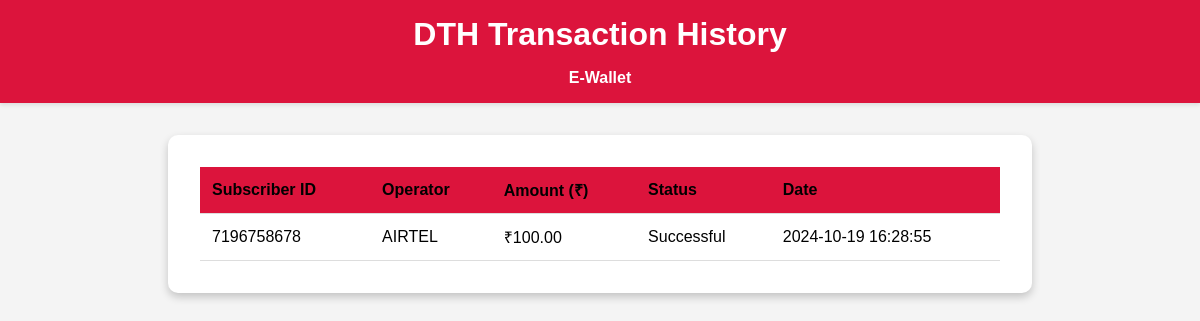
Page /superfin/e-wallet/dth_history.php (signed in) on the committed database.
### tables this page shows
CREATE TABLE `dth_recharges` (
  `id` int(11) NOT NULL,
  `user_id` int(11) NOT NULL,
  `subscriber_id` varchar(10) NOT NULL,
  `operator` varchar(50) NOT NULL,
  `amount` decimal(10,2) NOT NULL,
  `status` enum('pending','successful','failed') DEFAULT 'successful',
  `created_at` timestamp NOT NULL DEFAULT current_timestamp()
);

### superfin/e-wallet/dth_history.php (the view, shortened to what this page needs)
<?php
require("../conn/conn.php");
$user_id = $_SESSION['user_id'];
?>
<!DOCTYPE html>
<html lang="en">
<head>
    <link rel="stylesheet" href="styles9.css">
</head>
<body>
    <header class="header">
        <h1>DTH Transaction History</h1>
        <nav style="margin-top: 1rem;">
            <a href="index.php">E-Wallet</a>
        </nav>
    </header>
    <main class="history-container">
        <table>
            <thead>
                <tr>
                    <th>Subscriber ID</th>
                    <th>Operator</th>
                    <th>Amount (₹)</th>
                    <th>Status</th>
                    <th>Date</th>
                </tr>
            </thead>
            <tbody id="transactionTableBody">
                <?php
                $query = "SELECT * FROM `dth_recharges` WHERE user_id=$user_id";
                $result = mysqli_query($con, $query);
                if ($result->num_rows > 0) {
                    while ($row = $result->fetch_assoc()) {
                        echo "<tr>
                                <td>" . htmlspecialchars($row['subscriber_id']) . "</td>
                                <td>" . htmlspecialchars($row['operator']) . "</td>
                                <td>₹" . htmlspecialchars($row['amount']) . "</td>
                                <td>Successful</td>
                                <td>" . htmlspecialchars($row['created_at']) . "</td>
                              </tr>";
                    }
                } else {
                    echo "<tr><td colspan='5' class='empty-state'>No transactions found.</td></tr>";
                }
                ?>
            </tbody>
        </table>
    </main>
</body>
</html>

### superfin/e-wallet/styles9.css (style rules this page uses)
body { margin: 0; font-family: Arial, sans-serif; background-color: #f4f4f4; }
.header { background-color: crimson; padding: 1rem; text-align: center; box-shadow: 0 2px 4px rgba(0, 0, 0, 0.1); }
nav a { margin: 0 10px; color: white; text-decoration: none; font-weight: bold; }
.header h1 { margin: 0; color: white; }
.history-container { max-width: 800px; margin: 2rem auto; padding: 2rem; background-color: #ffffff; border-radius: 10px; box-shadow: 0 4px 8px rgba(0, 0, 0, 0.2); }
table { width: 100%; border-collapse: collapse; }
thead { background-color: crimson; }
th, td { padding: 0.75rem; text-align: left; border-bottom: 1px solid #ddd; }
th { font-weight: bold; }

### rows in the picture
dth_recharges: subscriber "7196758678", operator "AIRTEL", amount "100.00", created_at "2024-10-19 16:28:55"
